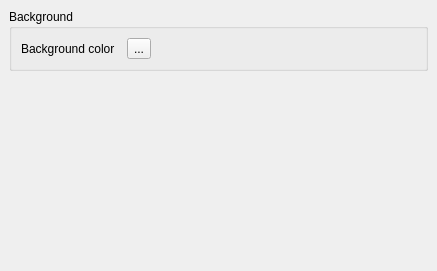
<ui version="4.0" >
 <class>ParagraphDecorations</class>
 <widget class="QWidget" name="ParagraphDecorations" >
  <property name="geometry" >
   <rect>
    <x>0</x>
    <y>0</y>
    <width>437</width>
    <height>271</height>
   </rect>
  </property>
  <layout class="QVBoxLayout" >
   <property name="spacing" >
    <number>6</number>
   </property>
   <property name="leftMargin" >
    <number>9</number>
   </property>
   <property name="topMargin" >
    <number>9</number>
   </property>
   <property name="rightMargin" >
    <number>9</number>
   </property>
   <property name="bottomMargin" >
    <number>9</number>
   </property>
   <item>
    <widget class="QGroupBox" name="groupBox" >
     <property name="title" >
      <string>Background</string>
     </property>
     <layout class="QGridLayout" >
      <property name="leftMargin" >
       <number>9</number>
      </property>
      <property name="topMargin" >
       <number>9</number>
      </property>
      <property name="rightMargin" >
       <number>9</number>
      </property>
      <property name="bottomMargin" >
       <number>9</number>
      </property>
      <property name="horizontalSpacing" >
       <number>6</number>
      </property>
      <property name="verticalSpacing" >
       <number>6</number>
      </property>
      <item row="0" column="2" >
       <widget class="QToolButton" name="resetBackgroundColor" >
        <property name="text" >
         <string>...</string>
        </property>
       </widget>
      </item>
      <item row="0" column="1" >
       <widget class="KColorButton" native="1" name="backgroundColor" />
      </item>
      <item row="0" column="0" >
       <widget class="QLabel" name="backgroundColorLabel" >
        <property name="text" >
         <string>Background color</string>
        </property>
        <property name="wordWrap" >
         <bool>false</bool>
        </property>
        <property name="buddy" >
         <cstring>backgroundColor</cstring>
        </property>
       </widget>
      </item>
      <item row="0" column="3" >
       <spacer>
        <property name="orientation" >
         <enum>Qt::Horizontal</enum>
        </property>
        <property name="sizeHint" >
         <size>
          <width>40</width>
          <height>20</height>
         </size>
        </property>
       </spacer>
      </item>
     </layout>
    </widget>
   </item>
   <item>
    <spacer>
     <property name="orientation" >
      <enum>Qt::Vertical</enum>
     </property>
     <property name="sizeHint" >
      <size>
       <width>20</width>
       <height>16</height>
      </size>
     </property>
    </spacer>
   </item>
  </layout>
 </widget>
 <layoutdefault spacing="6" margin="11" />
 <customwidgets>
  <customwidget>
   <class>KColorButton</class>
   <extends>QWidget</extends>
   <header>kcolorbutton.h</header>
   <container>1</container>
  </customwidget>
 </customwidgets>
 <resources>
 </resources>
 <connections/>
</ui>
